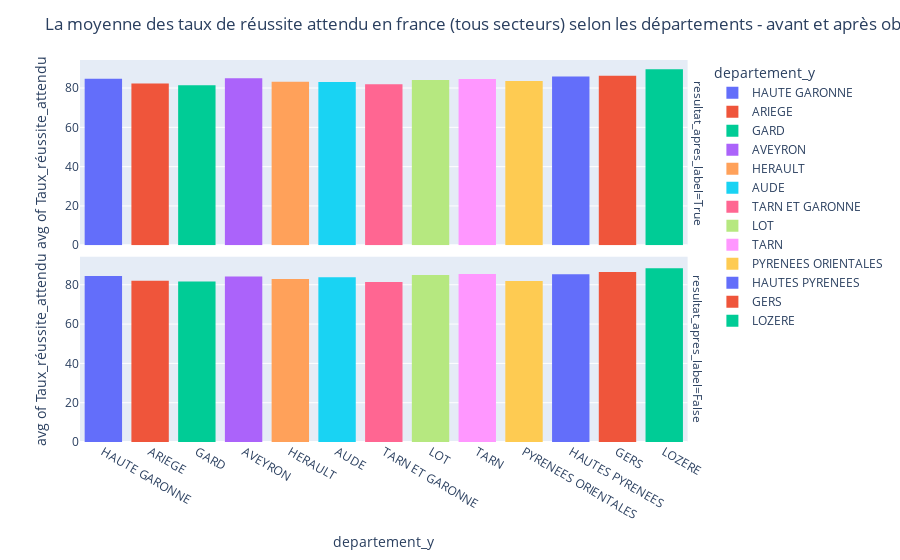

The notebook cell this image was saved under:
### Code cell
#plotting a histogram 
fig = px.histogram(df_result, x="departement_y", y="taux_reussite_attendu_france_total_secteurs", nbins=10,
                       histfunc="avg", color="departement_y",
                       facet_row="resultat_apres_label",
                      labels={"taux_reussite_attendu_france_total_secteurs" : "Taux_réussite_attendu"})
fig.update_layout(title_text="La moyenne des taux de réussite attendu en france (tous secteurs) selon les départements - avant et après obtention labels")
fig.show()

### Figure 1 — Plotly figure (JSON) as saved in the notebook; plotly's stock layout.template omitted (floating-point values rounded to 4 significant figures; data arrays with more than 128 entries replaced by an {"elided": "..."} marker saying what was removed)
{"data": [{"alignmentgroup": "True", "bingroup": "x", "histfunc": "avg", "hovertemplate": "departement_y=%{x}<br>resultat_apres_label=True<br>avg of Taux_réussite_attendu=%{y}<extra></extra>", "legendgroup": "HAUTE GARONNE", "marker": {"color": "#636efa", "pattern": {"shape": ""}}, "name": "HAUTE GARONNE", "nbinsx": 10, "offsetgroup": "HAUTE GARONNE", "orientation": "v", "showlegend": true, "type": "histogram", "x": {"elided": "143 str values"}, "xaxis": "x2", "y": {"elided": "143 int values"}, "yaxis": "y2"}, {"alignmentgroup": "True", "bingroup": "x", "histfunc": "avg", "hovertemplate": "departement_y=%{x}<br>resultat_apres_label=False<br>avg of Taux_réussite_attendu=%{y}<extra></extra>", "legendgroup": "HAUTE GARONNE", "marker": {"color": "#636efa", "pattern": {"shape": ""}}, "name": "HAUTE GARONNE", "nbinsx": 10, "offsetgroup": "HAUTE GARONNE", "orientation": "v", "showlegend": false, "type": "histogram", "x": {"elided": "356 str values"}, "xaxis": "x", "y": {"elided": "356 int values"}, "yaxis": "y"}, {"alignmentgroup": "True", "bingroup": "x", "histfunc": "avg", "hovertemplate": "departement_y=%{x}<br>resultat_apres_label=True<br>avg of Taux_réussite_attendu=%{y}<extra></extra>", "legendgroup": "ARIEGE", "marker": {"color": "#EF553B", "pattern": {"shape": ""}}, "name": "ARIEGE", "nbinsx": 10, "offsetgroup": "ARIEGE", "orientation": "v", "showlegend": true, "type": "histogram", "x": ["ARIEGE", "ARIEGE", "ARIEGE", "ARIEGE", "ARIEGE", "ARIEGE", "ARIEGE", "ARIEGE", "ARIEGE", "ARIEGE", "ARIEGE", "ARIEGE", "ARIEGE", "ARIEGE", "ARIEGE", "ARIEGE", "ARIEGE", "ARIEGE", "ARIEGE", "ARIEGE", "ARIEGE", "ARIEGE", "ARIEGE", "ARIEGE", "ARIEGE", "ARIEGE", "ARIEGE", "ARIEGE", "ARIEGE", "ARIEGE", "ARIEGE", "ARIEGE", "ARIEGE", "ARIEGE", "ARIEGE", "ARIEGE", "ARIEGE", "ARIEGE", "ARIEGE", "ARIEGE", "ARIEGE", "ARIEGE", "ARIEGE", "ARIEGE", "ARIEGE", "ARIEGE", "ARIEGE", "ARIEGE", "ARIEGE", "ARIEGE", "ARIEGE", "ARIEGE", "ARIEGE", "ARIEGE", "ARIEGE", "ARIEGE", "ARIEGE"], "xaxis": "x2", "y": [79, null, null, 78, null, 78, null, null, null, null, 88, 82, 85, null, null, 85, 85, 82, null, null, 82, null, null, null, null, 85, null, null, null, null, 84, null, null, 84, 82, null, 85, null, 82, null, null, null, null, 85, null, 82, null, null, 82, null, 78, 78, null, null, null, 79, null], "yaxis": "y2"}, {"alignmentgroup": "True", "bingroup": "x", "histfunc": "avg", "hovertemplate": "departement_y=%{x}<br>resultat_apres_label=False<br>avg of Taux_réussite_attendu=%{y}<extra></extra>", "legendgroup": "ARIEGE", "marker": {"color": "#EF553B", "pattern": {"shape": ""}}, "name": "ARIEGE", "nbinsx": 10, "offsetgroup": "ARIEGE", "orientation": "v", "showlegend": false, "type": "histogram", "x": ["ARIEGE", "ARIEGE", "ARIEGE", "ARIEGE", "ARIEGE", "ARIEGE", "ARIEGE", "ARIEGE", "ARIEGE", "ARIEGE", "ARIEGE", "ARIEGE", "ARIEGE", "ARIEGE", "ARIEGE", "ARIEGE", "ARIEGE", "ARIEGE", "ARIEGE", "ARIEGE", "ARIEGE", "ARIEGE", "ARIEGE", "ARIEGE", "ARIEGE", "ARIEGE", "ARIEGE", "ARIEGE", "ARIEGE", "ARIEGE", "ARIEGE", "ARIEGE", "ARIEGE", "ARIEGE", "ARIEGE", "ARIEGE", "ARIEGE", "ARIEGE", "ARIEGE", "ARIEGE", "ARIEGE", "ARIEGE", "ARIEGE", "ARIEGE", "ARIEGE", "ARIEGE", "ARIEGE", "ARIEGE", "ARIEGE", "ARIEGE", "ARIEGE", "ARIEGE", "ARIEGE", "ARIEGE", "ARIEGE", "ARIEGE", "ARIEGE", "ARIEGE", "ARIEGE", "ARIEGE", "ARIEGE", "ARIEGE", "ARIEGE", "ARIEGE", "ARIEGE", "ARIEGE", "ARIEGE", "ARIEGE", "ARIEGE", "ARIEGE", "ARIEGE", "ARIEGE", "ARIEGE", "ARIEGE", "ARIEGE", "ARIEGE", "ARIEGE", "ARIEGE", "ARIEGE", "ARIEGE", "ARIEGE", "ARIEGE", "ARIEGE", "ARIEGE", "ARIEGE", "ARIEGE", "ARIEGE", "ARIEGE", "ARIEGE", "ARIEGE", "ARIEGE", "ARIEGE", "ARIEGE", "ARIEGE", "ARIEGE", "ARIEGE", "ARIEGE", "ARIEGE", "ARIEGE", "ARIEGE", "ARIEGE", "ARIEGE", "ARIEGE", "ARIEGE", "ARIEGE", "ARIEGE", "ARIEGE", "ARIEGE", "ARIEGE", "ARIEGE", "ARIEGE", "ARIEGE", "ARIEGE", "ARIEGE", "ARIEGE", "ARIEGE", "ARIEGE", "ARIEGE", "ARIEGE", "ARIEGE", "ARIEGE", "ARIEGE"], "xaxis": "x", "y": [89, 77, 79, 89, 81, 83, 80, 83, 90, 80, null, 79, 78, 79, null, 91, 91, 88, 88, 88, 88, 89, 90, 89, 81, 80, 83, 78, 79, null, 91, 88, 91, 83, 80, 84, 84, 84, 88, 85, 89, 85, 85, 84, 88, 84, 89, 84, 84, 88, 84, 84, 89, 84, 82, 84, 88, 84, 89, 85, 85, null, 78, 82, null, 85, 84, null, 80, 77, 76, 78, 77, 77, 77, 80, 78, 82, 76, 77, 77, 80, 76, 77, 77, 78, 77, 75, 76, 83, 83, 82, 82, 72, 83, null, 83, 76, 75, 72, null, 75, 76, null, 82, 72, null, 83, 83, 80, 83, 78, 81, 79, 78, 80, 80, 83, 81, 83, 80, 83], "yaxis": "y"}, {"alignmentgroup": "True", "bingroup": "x", "histfunc": "avg", "hovertemplate": "departement_y=%{x}<br>resultat_apres_label=True<br>avg of Taux_réussite_attendu=%{y}<extra></extra>", "legendgroup": "GARD", "marker": {"color": "#00cc96", "pattern": {"shape": ""}}, "name": "GARD", "nbinsx": 10, "offsetgroup": "GARD", "orientation": "v", "showlegend": true, "type": "histogram", "x": {"elided": "159 str values"}, "xaxis": "x2", "y": {"elided": "159 int values"}, "yaxis": "y2"}, {"alignmentgroup": "True", "bingroup": "x", "histfunc": "avg", "hovertemplate": "departement_y=%{x}<br>resultat_apres_label=False<br>avg of Taux_réussite_attendu=%{y}<extra></extra>", "legendgroup": "GARD", "marker": {"color": "#00cc96", "pattern": {"shape": ""}}, "name": "GARD", "nbinsx": 10, "offsetgroup": "GARD", "orientation": "v", "showlegend": false, "type": "histogram", "x": {"elided": "341 str values"}, "xaxis": "x", "y": {"elided": "341 int values"}, "yaxis": "y"}, {"alignmentgroup": "True", "bingroup": "x", "histfunc": "avg", "hovertemplate": "departement_y=%{x}<br>resultat_apres_label=True<br>avg of Taux_réussite_attendu=%{y}<extra></extra>", "legendgroup": "AVEYRON", "marker": {"color": "#ab63fa", "pattern": {"shape": ""}}, "name": "AVEYRON", "nbinsx": 10, "offsetgroup": "AVEYRON", "orientation": "v", "showlegend": true, "type": "histogram", "x": ["AVEYRON", "AVEYRON", "AVEYRON", "AVEYRON", "AVEYRON", "AVEYRON", "AVEYRON", "AVEYRON", "AVEYRON", "AVEYRON", "AVEYRON", "AVEYRON", "AVEYRON", "AVEYRON", "AVEYRON", "AVEYRON", "AVEYRON", "AVEYRON", "AVEYRON", "AVEYRON", "AVEYRON", "AVEYRON", "AVEYRON", "AVEYRON", "AVEYRON", "AVEYRON", "AVEYRON", "AVEYRON", "AVEYRON", "AVEYRON", "AVEYRON", "AVEYRON", "AVEYRON", "AVEYRON", "AVEYRON", "AVEYRON", "AVEYRON", "AVEYRON", "AVEYRON", "AVEYRON", "AVEYRON", "AVEYRON", "AVEYRON", "AVEYRON", "AVEYRON", "AVEYRON", "AVEYRON", "AVEYRON", "AVEYRON"], "xaxis": "x2", "y": [null, 86, null, null, null, 83, null, null, null, 85, 87, 87, 87, null, null, 85, 85, null, null, null, null, null, 91, null, 89, 89, null, null, 89, null, null, null, null, null, 81, null, 81, null, 82, null, null, null, null, 82, null, 82, 78, null, null], "yaxis": "y2"}, {"alignmentgroup": "True", "bingroup": "x", "histfunc": "avg", "hovertemplate": "departement_y=%{x}<br>resultat_apres_label=False<br>avg of Taux_réussite_attendu=%{y}<extra></extra>", "legendgroup": "AVEYRON", "marker": {"color": "#ab63fa", "pattern": {"shape": ""}}, "name": "AVEYRON", "nbinsx": 10, "offsetgroup": "AVEYRON", "orientation": "v", "showlegend": false, "type": "histogram", "x": ["AVEYRON", "AVEYRON", "AVEYRON", "AVEYRON", "AVEYRON", "AVEYRON", "AVEYRON", "AVEYRON", "AVEYRON", "AVEYRON", "AVEYRON", "AVEYRON", "AVEYRON", "AVEYRON", "AVEYRON", "AVEYRON", "AVEYRON", "AVEYRON", "AVEYRON", "AVEYRON", "AVEYRON", "AVEYRON", "AVEYRON", "AVEYRON", "AVEYRON", "AVEYRON", "AVEYRON", "AVEYRON", "AVEYRON", "AVEYRON", "AVEYRON", "AVEYRON", "AVEYRON", "AVEYRON", "AVEYRON", "AVEYRON", "AVEYRON", "AVEYRON", "AVEYRON", "AVEYRON", "AVEYRON", "AVEYRON", "AVEYRON", "AVEYRON", "AVEYRON", "AVEYRON", "AVEYRON", "AVEYRON", "AVEYRON", "AVEYRON", "AVEYRON", "AVEYRON", "AVEYRON", "AVEYRON", "AVEYRON", "AVEYRON", "AVEYRON", "AVEYRON", "AVEYRON", "AVEYRON", "AVEYRON", "AVEYRON", "AVEYRON", "AVEYRON", "AVEYRON", "AVEYRON", "AVEYRON", "AVEYRON", "AVEYRON", "AVEYRON", "AVEYRON", "AVEYRON", "AVEYRON", "AVEYRON", "AVEYRON", "AVEYRON", "AVEYRON", "AVEYRON", "AVEYRON", "AVEYRON", "AVEYRON", "AVEYRON", "AVEYRON", "AVEYRON", "AVEYRON", "AVEYRON", "AVEYRON", "AVEYRON", "AVEYRON", "AVEYRON", "AVEYRON", "AVEYRON", "AVEYRON", "AVEYRON", "AVEYRON", "AVEYRON", "AVEYRON", "AVEYRON", "AVEYRON", "AVEYRON", "AVEYRON", "AVEYRON", "AVEYRON", "AVEYRON", "AVEYRON", "AVEYRON", "AVEYRON", "AVEYRON", "AVEYRON", "AVEYRON", "AVEYRON", "AVEYRON", "AVEYRON", "AVEYRON", "AVEYRON", "AVEYRON", "AVEYRON", "AVEYRON", "AVEYRON", "AVEYRON", "AVEYRON", "AVEYRON", "AVEYRON", "AVEYRON", "AVEYRON"], "xaxis": "x", "y": [85, 84, 84, 85, 84, 82, 85, 85, 84, 85, 86, 82, 85, 82, 84, 82, 84, null, 84, 81, 87, 88, 87, 88, 88, 87, 78, 78, 81, 82, 82, 87, 83, null, 91, 90, 88, 89, 89, 91, 90, 85, 90, 88, 89, 89, 85, 90, 91, null, 84, 82, 87, 82, 86, 80, 83, 89, 81, 80, 83, 86, 90, 87, 87, 90, 81, 81, 80, 83, 86, 90, 87, 89, 89, null, null, 79, 85, 83, 82, 76, 82, 76, 81, 81, 79, 85, 82, 83, 76, 82, 83, 82, 81, 78, 82, 86, 81, 84, 82, 87, 79, null, 81, 81, 79, 85, 79, 82, 86, 78, 87, 84, 79, 87, 82, 86, 81, 84, 87, 87, 85, null, 88], "yaxis": "y"}, {"alignmentgroup": "True", "bingroup": "x", "histfunc": "avg", "hovertemplate": "departement_y=%{x}<br>resultat_apres_label=True<br>avg of Taux_réussite_attendu=%{y}<extra></extra>", "legendgroup": "HERAULT", "marker": {"color": "#FFA15A", "pattern": {"shape": ""}}, "name": "HERAULT", "nbinsx": 10, "offsetgroup": "HERAULT", "orientation": "v", "showlegend": true, "type": "histogram", "x": {"elided": "236 str values"}, "xaxis": "x2", "y": {"elided": "236 int values"}, "yaxis": "y2"}, {"alignmentgroup": "True", "bingroup": "x", "histfunc": "avg", "hovertemplate": "departement_y=%{x}<br>resultat_apres_label=False<br>avg of Taux_réussite_attendu=%{y}<extra></extra>", "legendgroup": "HERAULT", "marker": {"color": "#FFA15A", "pattern": {"shape": ""}}, "name": "HERAULT", "nbinsx": 10, "offsetgroup": "HERAULT", "orientation": "v", "showlegend": false, "type": "histogram", "x": {"elided": "498 str values"}, "xaxis": "x", "y": {"elided": "498 int values"}, "yaxis": "y"}, {"alignmentgroup": "True", "bingroup": "x", "histfunc": "avg", "hovertemplate": "departement_y=%{x}<br>resultat_apres_label=True<br>avg of Taux_réussite_attendu=%{y}<extra></extra>", "legendgroup": "AUDE", "marker": {"color": "#19d3f3", "pattern": {"shape": ""}}, "name": "AUDE", "nbinsx": 10, "offsetgroup": "AUDE", "orientation": "v", "showlegend": true, "type": "histogram", "x": ["AUDE", "AUDE", "AUDE", "AUDE", "AUDE", "AUDE", "AUDE", "AUDE", "AUDE", "AUDE", "AUDE", "AUDE", "AUDE", "AUDE", "AUDE", "AUDE", "AUDE", "AUDE", "AUDE", "AUDE", "AUDE", "AUDE", "AUDE", "AUDE", "AUDE", "AUDE", "AUDE", "AUDE", "AUDE", "AUDE", "AUDE", "AUDE", "AUDE", "AUDE", "AUDE", "AUDE", "AUDE", "AUDE", "AUDE", "AUDE", "AUDE", "AUDE", "AUDE", "AUDE", "AUDE", "AUDE", "AUDE", "AUDE", "AUDE", "AUDE", "AUDE", "AUDE", "AUDE", "AUDE", "AUDE", "AUDE", "AUDE", "AUDE", "AUDE", "AUDE", "AUDE", "AUDE", "AUDE", "AUDE", "AUDE", "AUDE", "AUDE", "AUDE", "AUDE", "AUDE", "AUDE"], "xaxis": "x2", "y": [null, null, 84, 85, null, null, 85, null, 79, 77, null, null, null, null, 79, null, null, 76, null, 77, 79, 84, 84, 85, null, null, null, 83, null, null, 83, 89, null, null, 81, null, 85, 81, null, 85, 83, null, null, null, 81, null, null, null, null, 87, 90, 87, null, null, 83, 81, null, null, null, 85, null, null, 85, 85, null, null, null, 83, null, null, null], "yaxis": "y2"}, {"alignmentgroup": "True", "bingroup": "x", "histfunc": "avg", "hovertemplate": "departement_y=%{x}<br>resultat_apres_label=False<br>avg of Taux_réussite_attendu=%{y}<extra></extra>", "legendgroup": "AUDE", "marker": {"color": "#19d3f3", "pattern": {"shape": ""}}, "name": "AUDE", "nbinsx": 10, "offsetgroup": "AUDE", "orientation": "v", "showlegend": false, "type": "histogram", "x": {"elided": "139 str values"}, "xaxis": "x", "y": {"elided": "139 int values"}, "yaxis": "y"}, {"alignmentgroup": "True", "bingroup": "x", "histfunc": "avg", "hovertemplate": "departement_y=%{x}<br>resultat_apres_label=True<br>avg of Taux_réussite_attendu=%{y}<extra></extra>", "legendgroup": "TARN ET GARONNE", "marker": {"color": "#FF6692", "pattern": {"shape": ""}}, "name": "TARN ET GARONNE", "nbinsx": 10, "offsetgroup": "TARN ET GARONNE", "orientation": "v", "showlegend": true, "type": "histogram", "x": ["TARN ET GARONNE", "TARN ET GARONNE", "TARN ET GARONNE", "TARN ET GARONNE", "TARN ET GARONNE", "TARN ET GARONNE", "TARN ET GARONNE", "TARN ET GARONNE", "TARN ET GARONNE", "TARN ET GARONNE", "TARN ET GARONNE", "TARN ET GARONNE", "TARN ET GARONNE", "TARN ET GARONNE", "TARN ET GARONNE", "TARN ET GARONNE", "TARN ET GARONNE", "TARN ET GARONNE", "TARN ET GARONNE", "TARN ET GARONNE", "TARN ET GARONNE", "TARN ET GARONNE", "TARN ET GARONNE", "TARN ET GARONNE", "TARN ET GARONNE", "TARN ET GARONNE", "TARN ET GARONNE", "TARN ET GARONNE", "TARN ET GARONNE", "TARN ET GARONNE", "TARN ET GARONNE", "TARN ET GARONNE", "TARN ET GARONNE", "TARN ET GARONNE", "TARN ET GARONNE", "TARN ET GARONNE", "TARN ET GARONNE", "TARN ET GARONNE", "TARN ET GARONNE", "TARN ET GARONNE", "TARN ET GARONNE", "TARN ET GARONNE", "TARN ET GARONNE", "TARN ET GARONNE", "TARN ET GARONNE", "TARN ET GARONNE", "TARN ET GARONNE", "TARN ET GARONNE", "TARN ET GARONNE", "TARN ET GARONNE", "TARN ET GARONNE", "TARN ET GARONNE"], "xaxis": "x2", "y": [null, null, null, 83, null, 83, null, 85, 83, null, 85, null, 83, null, 80, null, 81, null, 80, null, null, null, null, null, 82, null, 83, 82, null, null, null, 81, null, 82, null, null, 83, 82, null, null, 81, null, null, null, 80, 81, 79, null, null, null, null, 82], "yaxis": "y2"}, {"alignmentgroup": "True", "bingroup": "x", "histfunc": "avg", "hovertemplate": "departement_y=%{x}<br>resultat_apres_label=False<br>avg of Taux_réussite_attendu=%{y}<extra></extra>", "legendgroup": "TARN ET GARONNE", "marker": {"color": "#FF6692", "pattern": {"shape": ""}}, "name": "TARN ET GARONNE", "nbinsx": 10, "offsetgroup": "TARN ET GARONNE", "orientation": "v", "showlegend": false, "type": "histogram", "x": ["TARN ET GARONNE", "TARN ET GARONNE", "TARN ET GARONNE", "TARN ET GARONNE", "TARN ET GARONNE", "TARN ET GARONNE", "TARN ET GARONNE", "TARN ET GARONNE", "TARN ET GARONNE", "TARN ET GARONNE", "TARN ET GARONNE", "TARN ET GARONNE", "TARN ET GARONNE", "TARN ET GARONNE", "TARN ET GARONNE", "TARN ET GARONNE", "TARN ET GARONNE", "TARN ET GARONNE", "TARN ET GARONNE", "TARN ET GARONNE", "TARN ET GARONNE", "TARN ET GARONNE", "TARN ET GARONNE", "TARN ET GARONNE", "TARN ET GARONNE", "TARN ET GARONNE", "TARN ET GARONNE", "TARN ET GARONNE", "TARN ET GARONNE", "TARN ET GARONNE", "TARN ET GARONNE", "TARN ET GARONNE", "TARN ET GARONNE", "TARN ET GARONNE", "TARN ET GARONNE", "TARN ET GARONNE", "TARN ET GARONNE", "TARN ET GARONNE", "TARN ET GARONNE", "TARN ET GARONNE", "TARN ET GARONNE", "TARN ET GARONNE", "TARN ET GARONNE", "TARN ET GARONNE", "TARN ET GARONNE", "TARN ET GARONNE", "TARN ET GARONNE", "TARN ET GARONNE", "TARN ET GARONNE", "TARN ET GARONNE", "TARN ET GARONNE", "TARN ET GARONNE", "TARN ET GARONNE", "TARN ET GARONNE", "TARN ET GARONNE", "TARN ET GARONNE", "TARN ET GARONNE", "TARN ET GARONNE", "TARN ET GARONNE", "TARN ET GARONNE", "TARN ET GARONNE", "TARN ET GARONNE", "TARN ET GARONNE", "TARN ET GARONNE", "TARN ET GARONNE", "TARN ET GARONNE", "TARN ET GARONNE", "TARN ET GARONNE", "TARN ET GARONNE", "TARN ET GARONNE", "TARN ET GARONNE", "TARN ET GARONNE", "TARN ET GARONNE", "TARN ET GARONNE", "TARN ET GARONNE", "TARN ET GARONNE", "TARN ET GARONNE", "TARN ET GARONNE", "TARN ET GARONNE", "TARN ET GARONNE", "TARN ET GARONNE", "TARN ET GARONNE", "TARN ET GARONNE", "TARN ET GARONNE", "TARN ET GARONNE", "TARN ET GARONNE"], "xaxis": "x", "y": [85, 85, 83, 85, 85, 83, 79, 78, 79, 83, 77, 79, 78, 79, 79, 83, 79, 78, 79, 77, 83, 81, 81, null, 79, 79, 80, 77, 80, 80, 83, 82, null, 79, 82, 82, 81, 84, 81, 79, 83, 82, 81, 84, 79, 83, 83, 84, 83, 80, 83, 82, 83, 83, 83, 83, 82, 82, 81, 83, 83, 83, 82, null, 83, 81, 82, 83, 81, 83, 81, 83, 79, 77, 79, 78, 83, 83, 85, null, 85, 83, 83, 83, 82, null], "yaxis": "y"}, {"alignmentgroup": "True", "bingroup": "x", "histfunc": "avg", "hovertemplate": "departement_y=%{x}<br>resultat_apres_label=True<br>avg of Taux_réussite_attendu=%{y}<extra></extra>", "legendgroup": "LOT", "marker": {"color": "#B6E880", "pattern": {"shape": ""}}, "name": "LOT", "nbinsx": 10, "offsetgroup": "LOT", "orientation": "v", "showlegend": true, "type": "histogram", "x": ["LOT", "LOT", "LOT", "LOT", "LOT", "LOT", "LOT", "LOT", "LOT", "LOT", "LOT", "LOT", "LOT", "LOT", "LOT", "LOT", "LOT", "LOT", "LOT", "LOT", "LOT", "LOT", "LOT", "LOT", "LOT", "LOT", "LOT", "LOT", "LOT", "LOT", "LOT", "LOT", "LOT", "LOT", "LOT", "LOT", "LOT", "LOT", "LOT", "LOT", "LOT", "LOT", "LOT", "LOT", "LOT", "LOT", "LOT", "LOT", "LOT", "LOT", "LOT", "LOT", "LOT", "LOT", "LOT", "LOT", "LOT", "LOT", "LOT"], "xaxis": "x2", "y": [null, 83, 82, null, null, null, null, 82, 83, 82, null, 80, null, 78, 78, 76, null, null, null, null, 76, null, 88, 90, 91, null, null, 90, 91, null, 78, 91, null, null, null, null, null, 89, null, null, null, null, 84, null, null, 84, 84, null, null, null, null, 89, null, 89, 89, 76, null, null, null], "yaxis": "y2"}, {"alignmentgroup": "True", "bingroup": "x", "histfunc": "avg", "hovertemplate": "departement_y=%{x}<br>resultat_apres_label=False<br>avg of Taux_réussite_attendu=%{y}<extra></extra>", "legendgroup": "LOT", "marker": {"color": "#B6E880", "pattern": {"shape": ""}}, "name": "LOT", "nbinsx": 10, "offsetgroup": "LOT", "orientation": "v", "showlegend": false, "type": "histogram", "x": {"elided": "141 str values"}, "xaxis": "x", "y": {"elided": "141 int values"}, "yaxis": "y"}, {"alignmentgroup": "True", "bingroup": "x", "histfunc": "avg", "hovertemplate": "departement_y=%{x}<br>resultat_apres_label=True<br>avg of Taux_réussite_attendu=%{y}<extra></extra>", "legendgroup": "TARN", "marker": {"color": "#FF97FF", "pattern": {"shape": ""}}, "name": "TARN", "nbinsx": 10, "offsetgroup": "TARN", "orientation": "v", "showlegend": true, "type": "histogram", "x": ["TARN", "TARN", "TARN", "TARN", "TARN", "TARN", "TARN", "TARN", "TARN", "TARN", "TARN", "TARN", "TARN", "TARN", "TARN", "TARN", "TARN", "TARN", "TARN", "TARN", "TARN", "TARN", "TARN", "TARN", "TARN", "TARN", "TARN", "TARN", "TARN", "TARN", "TARN", "TARN", "TARN", "TARN", "TARN", "TARN", "TARN", "TARN", "TARN", "TARN", "TARN", "TARN", "TARN", "TARN", "TARN", "TARN", "TARN", "TARN", "TARN", "TARN", "TARN", "TARN", "TARN", "TARN", "TARN", "TARN", "TARN", "TARN", "TARN", "TARN", "TARN", "TARN", "TARN", "TARN", "TARN", "TARN", "TARN", "TARN", "TARN", "TARN", "TARN", "TARN", "TARN", "TARN", "TARN", "TARN", "TARN", "TARN", "TARN", "TARN", "TARN", "TARN", "TARN", "TARN", "TARN", "TARN", "TARN", "TARN", "TARN", "TARN", "TARN", "TARN", "TARN", "TARN", "TARN", "TARN", "TARN", "TARN", "TARN", "TARN", "TARN"], "xaxis": "x2", "y": [null, 84, null, 87, null, null, 84, 84, null, 87, 87, null, null, null, 83, null, 84, null, null, 80, null, 84, null, null, 80, null, null, 85, null, 87, 87, 85, null, null, 87, 85, null, null, null, null, null, 85, 88, 87, 85, null, 88, null, null, null, 85, 85, null, 83, null, null, null, 89, 89, 92, 89, null, 92, null, 89, null, null, null, null, null, 83, null, null, null, 78, null, null, 80, 83, null, null, null, null, 78, 75, null, null, 83, null, 84, null, 83, null, null, null, 83, 83, null, null, 85, 81], "yaxis": "y2"}, {"alignmentgroup": "True", "bingroup": "x", "histfunc": "avg", "hovertemplate": "departement_y=%{x}<br>resultat_apres_label=False<br>avg of Taux_réussite_attendu=%{y}<extra></extra>", "legendgroup": "TARN", "marker": {"color": "#FF97FF", "pattern": {"shape": ""}}, "name": "TARN", "nbinsx": 10, "offsetgroup": "TARN", "orientation": "v", "showlegend": false, "type": "histogram", "x": {"elided": "179 str values"}, "xaxis": "x", "y": {"elided": "179 int values"}, "yaxis": "y"}, {"alignmentgroup": "True", "bingroup": "x", "histfunc": "avg", "hovertemplate": "departement_y=%{x}<br>resultat_apres_label=True<br>avg of Taux_réussite_attendu=%{y}<extra></extra>", "legendgroup": "PYRENEES ORIENTALES", "marker": {"color": "#FECB52", "pattern": {"shape": ""}}, "name": "PYRENEES ORIENTALES", "nbinsx": 10, "offsetgroup": "PYRENEES ORIENTALES", "orientation": "v", "showlegend": true, "type": "histogram", "x": ["PYRENEES ORIENTALES", "PYRENEES ORIENTALES", "PYRENEES ORIENTALES", "PYRENEES ORIENTALES", "PYRENEES ORIENTALES", "PYRENEES ORIENTALES", "PYRENEES ORIENTALES", "PYRENEES ORIENTALES", "PYRENEES ORIENTALES", "PYRENEES ORIENTALES", "PYRENEES ORIENTALES", "PYRENEES ORIENTALES", "PYRENEES ORIENTALES", "PYRENEES ORIENTALES", "PYRENEES ORIENTALES", "PYRENEES ORIENTALES", "PYRENEES ORIENTALES", "PYRENEES ORIENTALES", "PYRENEES ORIENTALES", "PYRENEES ORIENTALES", "PYRENEES ORIENTALES", "PYRENEES ORIENTALES", "PYRENEES ORIENTALES", "PYRENEES ORIENTALES", "PYRENEES ORIENTALES", "PYRENEES ORIENTALES", "PYRENEES ORIENTALES", "PYRENEES ORIENTALES", "PYRENEES ORIENTALES", "PYRENEES ORIENTALES", "PYRENEES ORIENTALES", "PYRENEES ORIENTALES", "PYRENEES ORIENTALES", "PYRENEES ORIENTALES", "PYRENEES ORIENTALES", "PYRENEES ORIENTALES", "PYRENEES ORIENTALES", "PYRENEES ORIENTALES", "PYRENEES ORIENTALES", "PYRENEES ORIENTALES", "PYRENEES ORIENTALES", "PYRENEES ORIENTALES", "PYRENEES ORIENTALES", "PYRENEES ORIENTALES", "PYRENEES ORIENTALES", "PYRENEES ORIENTALES", "PYRENEES ORIENTALES", "PYRENEES ORIENTALES", "PYRENEES ORIENTALES", "PYRENEES ORIENTALES", "PYRENEES ORIENTALES", "PYRENEES ORIENTALES", "PYRENEES ORIENTALES", "PYRENEES ORIENTALES", "PYRENEES ORIENTALES", "PYRENEES ORIENTALES", "PYRENEES ORIENTALES", "PYRENEES ORIENTALES", "PYRENEES ORIENTALES", "PYRENEES ORIENTALES", "PYRENEES ORIENTALES", "PYRENEES ORIENTALES", "PYRENEES ORIENTALES", "PYRENEES ORIENTALES", "PYRENEES ORIENTALES", "PYRENEES ORIENTALES", "PYRENEES ORIENTALES", "PYRENEES ORIENTALES", "PYRENEES ORIENTALES", "PYRENEES ORIENTALES", "PYRENEES ORIENTALES", "PYRENEES ORIENTALES", "PYRENEES ORIENTALES", "PYRENEES ORIENTALES", "PYRENEES ORIENTALES", "PYRENEES ORIENTALES", "PYRENEES ORIENTALES", "PYRENEES ORIENTALES", "PYRENEES ORIENTALES", "PYRENEES ORIENTALES", "PYRENEES ORIENTALES", "PYRENEES ORIENTALES", "PYRENEES ORIENTALES", "PYRENEES ORIENTALES", "PYRENEES ORIENTALES", "PYRENEES ORIENTALES", "PYRENEES ORIENTALES", "PYRENEES ORIENTALES", "PYRENEES ORIENTALES", "PYRENEES ORIENTALES", "PYRENEES ORIENTALES", "PYRENEES ORIENTALES", "PYRENEES ORIENTALES", "PYRENEES ORIENTALES", "PYRENEES ORIENTALES", "PYRENEES ORIENTALES", "PYRENEES ORIENTALES", "PYRENEES ORIENTALES", "PYRENEES ORIENTALES", "PYRENEES ORIENTALES", "PYRENEES ORIENTALES", "PYRENEES ORIENTALES", "PYRENEES ORIENTALES", "PYRENEES ORIENTALES", "PYRENEES ORIENTALES", "PYRENEES ORIENTALES", "PYRENEES ORIENTALES", "PYRENEES ORIENTALES", "PYRENEES ORIENTALES", "PYRENEES ORIENTALES", "PYRENEES ORIENTALES", "PYRENEES ORIENTALES", "PYRENEES ORIENTALES", "PYRENEES ORIENTALES", "PYRENEES ORIENTALES", "PYRENEES ORIENTALES", "PYRENEES ORIENTALES", "PYRENEES ORIENTALES", "PYRENEES ORIENTALES", "PYRENEES ORIENTALES"], "xaxis": "x2", "y": [null, null, 81, 84, 80, null, 80, null, null, 80, null, null, null, null, null, 84, null, 86, null, 83, 86, 91, null, 91, null, 91, 96, 96, 96, null, null, 96, null, null, null, 96, null, 75, null, 74, null, null, 76, 75, null, null, 75, 76, null, null, null, 81, 82, null, 90, null, null, 93, null, 96, null, 84, null, 84, null, 81, null, null, null, null, 84, 81, 81, null, null, 81, null, null, 93, null, null, null, null, null, null, 85, 85, null, 83, 85, 82, null, 83, 77, 80, 78, null, null, null, null, 80, 82, 81, null, null, 81, null, null, 82, 81, null, null, 77, null, null, null, null, 77, 78, null], "yaxis": "y2"}, {"alignmentgroup": "True", "bingroup": "x", "histfunc": "avg", "hovertemplate": "departement_y=%{x}<br>resultat_apres_label=False<br>avg of Taux_réussite_attendu=%{y}<extra></extra>", "legendgroup": "PYRENEES ORIENTALES", "marker": {"color": "#FECB52", "pattern": {"shape": ""}}, "name": "PYRENEES ORIENTALES", "nbinsx": 10, "offsetgroup": "PYRENEES ORIENTALES", "orientation": "v", "showlegend": false, "type": "histogram", "x": {"elided": "234 str values"}, "xaxis": "x", "y": {"elided": "234 int values"}, "yaxis": "y"}, {"alignmentgroup": "True", "bingroup": "x", "histfunc": "avg", "hovertemplate": "departement_y=%{x}<br>resultat_apres_label=True<br>avg of Taux_réussite_attendu=%{y}<extra></extra>", "legendgroup": "HAUTES PYRENEES", "marker": {"color": "#636efa", "pattern": {"shape": ""}}, "name": "HAUTES PYRENEES", "nbinsx": 10, "offsetgroup": "HAUTES PYRENEES", "orientation": "v", "showlegend": true, "type": "histogram", "x": ["HAUTES PYRENEES", "HAUTES PYRENEES", "HAUTES PYRENEES", "HAUTES PYRENEES", "HAUTES PYRENEES", "HAUTES PYRENEES", "HAUTES PYRENEES", "HAUTES PYRENEES", "HAUTES PYRENEES", "HAUTES PYRENEES", "HAUTES PYRENEES", "HAUTES PYRENEES", "HAUTES PYRENEES", "HAUTES PYRENEES", "HAUTES PYRENEES", "HAUTES PYRENEES", "HAUTES PYRENEES", "HAUTES PYRENEES", "HAUTES PYRENEES", "HAUTES PYRENEES", "HAUTES PYRENEES", "HAUTES PYRENEES", "HAUTES PYRENEES", "HAUTES PYRENEES", "HAUTES PYRENEES", "HAUTES PYRENEES", "HAUTES PYRENEES", "HAUTES PYRENEES", "HAUTES PYRENEES", "HAUTES PYRENEES", "HAUTES PYRENEES", "HAUTES PYRENEES", "HAUTES PYRENEES", "HAUTES PYRENEES", "HAUTES PYRENEES", "HAUTES PYRENEES", "HAUTES PYRENEES", "HAUTES PYRENEES", "HAUTES PYRENEES", "HAUTES PYRENEES", "HAUTES PYRENEES", "HAUTES PYRENEES", "HAUTES PYRENEES", "HAUTES PYRENEES", "HAUTES PYRENEES", "HAUTES PYRENEES", "HAUTES PYRENEES", "HAUTES PYRENEES", "HAUTES PYRENEES", "HAUTES PYRENEES", "HAUTES PYRENEES", "HAUTES PYRENEES", "HAUTES PYRENEES", "HAUTES PYRENEES", "HAUTES PYRENEES", "HAUTES PYRENEES", "HAUTES PYRENEES", "HAUTES PYRENEES", "HAUTES PYRENEES", "HAUTES PYRENEES", "HAUTES PYRENEES", "HAUTES PYRENEES", "HAUTES PYRENEES", "HAUTES PYRENEES", "HAUTES PYRENEES", "HAUTES PYRENEES", "HAUTES PYRENEES", "HAUTES PYRENEES", "HAUTES PYRENEES", "HAUTES PYRENEES", "HAUTES PYRENEES"], "xaxis": "x2", "y": [null, 77, 79, null, null, null, 79, null, null, 85, null, null, 85, 90, null, 85, 89, 90, null, null, null, 83, null, 88, null, null, 86, 88, null, null, null, null, 86, 88, null, 86, 88, null, 89, 86, null, null, 86, 88, null, null, null, null, 90, null, 90, 90, null, null, null, 81, null, null, 81, 84, null, null, null, null, 86, null, null, 87, null, 86, null], "yaxis": "y2"}, {"alignmentgroup": "True", "bingroup": "x", "histfunc": "avg", "hovertemplate": "departement_y=%{x}<br>resultat_apres_label=False<br>avg of Taux_réussite_attendu=%{y}<extra></extra>", "legendgroup": "HAUTES PYRENEES", "marker": {"color": "#636efa", "pattern": {"shape": ""}}, "name": "HAUTES PYRENEES", "nbinsx": 10, "offsetgroup": "HAUTES PYRENEES", "orientation": "v", "showlegend": false, "type": "histogram", "x": {"elided": "169 str values"}, "xaxis": "x", "y": {"elided": "169 int values"}, "yaxis": "y"}, {"alignmentgroup": "True", "bingroup": "x", "histfunc": "avg", "hovertemplate": "departement_y=%{x}<br>resultat_apres_label=True<br>avg of Taux_réussite_attendu=%{y}<extra></extra>", "legendgroup": "GERS", "marker": {"color": "#EF553B", "pattern": {"shape": ""}}, "name": "GERS", "nbinsx": 10, "offsetgroup": "GERS", "orientation": "v", "showlegend": true, "type": "histogram", "x": ["GERS", "GERS", "GERS", "GERS", "GERS", "GERS", "GERS", "GERS", "GERS", "GERS", "GERS", "GERS", "GERS", "GERS", "GERS", "GERS", "GERS", "GERS", "GERS", "GERS", "GERS", "GERS", "GERS", "GERS", "GERS", "GERS", "GERS", "GERS", "GERS", "GERS", "GERS", "GERS", "GERS", "GERS", "GERS", "GERS", "GERS", "GERS", "GERS", "GERS", "GERS", "GERS", "GERS", "GERS", "GERS", "GERS", "GERS", "GERS", "GERS", "GERS", "GERS", "GERS", "GERS", "GERS", "GERS"], "xaxis": "x2", "y": [null, null, 83, 84, null, 81, 84, 83, null, null, 89, null, null, 88, 91, null, null, 89, 91, null, null, 91, null, 88, null, 88, null, 84, null, null, null, null, 84, null, 82, null, null, 83, null, 87, null, null, null, 87, 82, null, 88, 90, null, null, 88, null, null, null, null], "yaxis": "y2"}, {"alignmentgroup": "True", "bingroup": "x", "histfunc": "avg", "hovertemplate": "departement_y=%{x}<br>resultat_apres_label=False<br>avg of Taux_réussite_attendu=%{y}<extra></extra>", "legendgroup": "GERS", "marker": {"color": "#EF553B", "pattern": {"shape": ""}}, "name": "GERS", "nbinsx": 10, "offsetgroup": "GERS", "orientation": "v", "showlegend": false, "type": "histogram", "x": ["GERS", "GERS", "GERS", "GERS", "GERS", "GERS", "GERS", "GERS", "GERS", "GERS", "GERS", "GERS", "GERS", "GERS", "GERS", "GERS", "GERS", "GERS", "GERS", "GERS", "GERS", "GERS", "GERS", "GERS", "GERS", "GERS", "GERS", "GERS", "GERS", "GERS", "GERS", "GERS", "GERS", "GERS", "GERS", "GERS", "GERS", "GERS", "GERS", "GERS", "GERS", "GERS", "GERS", "GERS", "GERS", "GERS", "GERS", "GERS", "GERS", "GERS", "GERS", "GERS", "GERS", "GERS", "GERS", "GERS", "GERS", "GERS", "GERS", "GERS", "GERS", "GERS", "GERS", "GERS", "GERS", "GERS", "GERS", "GERS", "GERS", "GERS", "GERS", "GERS", "GERS", "GERS", "GERS", "GERS", "GERS", "GERS", "GERS", "GERS", "GERS", "GERS", "GERS", "GERS", "GERS", "GERS", "GERS", "GERS", "GERS", "GERS", "GERS", "GERS", "GERS", "GERS", "GERS", "GERS", "GERS", "GERS", "GERS", "GERS", "GERS", "GERS", "GERS", "GERS", "GERS", "GERS", "GERS", "GERS", "GERS", "GERS", "GERS", "GERS", "GERS", "GERS", "GERS", "GERS", "GERS", "GERS", "GERS", "GERS", "GERS", "GERS", "GERS"], "xaxis": "x", "y": [null, 82, 85, 79, 94, 88, 90, 87, 82, 84, 81, 85, 84, 84, 84, 84, 85, 84, 85, 87, 88, 92, 87, 91, 92, 91, 87, 91, 87, 92, 88, 89, 91, 92, 88, 89, 91, null, 87, 84, 82, 85, 86, 82, null, 83, 82, 85, 82, 85, 85, 82, 82, 85, 83, 85, 85, 82, 84, 85, 83, 85, 82, 85, 82, 84, 84, 85, 84, 84, 84, 81, 86, 82, null, 88, 88, 87, 85, 85, 88, 90, 82, 79, 85, 85, 82, 82, 79, 90, 94, 94, 88, 91, 93, 92, 90, 89, 91, 93, 91, 92, 89, 91, 89, 84, 93, 90, 92, 85, null, 91, 88, 90, 91, 90, 81, null, 83, 84, 84, 90, 84], "yaxis": "y"}, {"alignmentgroup": "True", "bingroup": "x", "histfunc": "avg", "hovertemplate": "departement_y=%{x}<br>resultat_apres_label=True<br>avg of Taux_réussite_attendu=%{y}<extra></extra>", "legendgroup": "LOZERE", "marker": {"color": "#00cc96", "pattern": {"shape": ""}}, "name": "LOZERE", "nbinsx": 10, "offsetgroup": "LOZERE", "orientation": "v", "showlegend": true, "type": "histogram", "x": ["LOZERE", "LOZERE", "LOZERE", "LOZERE", "LOZERE", "LOZERE", "LOZERE", "LOZERE", "LOZERE", "LOZERE", "LOZERE", "LOZERE", "LOZERE", "LOZERE", "LOZERE", "LOZERE", "LOZERE", "LOZERE", "LOZERE", "LOZERE", "LOZERE"], "xaxis": "x2", "y": [94, 94, null, 87, null, null, null, 92, 87, 94, null, null, 85, 85, null, 88, null, null, null, null, null], "yaxis": "y2"}, {"alignmentgroup": "True", "bingroup": "x", "histfunc": "avg", "hovertemplate": "departement_y=%{x}<br>resultat_apres_label=False<br>avg of Taux_réussite_attendu=%{y}<extra></extra>", "legendgroup": "LOZERE", "marker": {"color": "#00cc96", "pattern": {"shape": ""}}, "name": "LOZERE", "nbinsx": 10, "offsetgroup": "LOZERE", "orientation": "v", "showlegend": false, "type": "histogram", "x": ["LOZERE", "LOZERE", "LOZERE", "LOZERE", "LOZERE", "LOZERE", "LOZERE", "LOZERE", "LOZERE", "LOZERE", "LOZERE", "LOZERE", "LOZERE", "LOZERE", "LOZERE", "LOZERE", "LOZERE", "LOZERE", "LOZERE", "LOZERE", "LOZERE", "LOZERE", "LOZERE", "LOZERE", "LOZERE", "LOZERE", "LOZERE", "LOZERE", "LOZERE", "LOZERE", "LOZERE", "LOZERE", "LOZERE", "LOZERE", "LOZERE", "LOZERE", "LOZERE", "LOZERE", "LOZERE", "LOZERE", "LOZERE", "LOZERE", "LOZERE", "LOZERE", "LOZERE", "LOZERE", "LOZERE", "LOZERE", "LOZERE", "LOZERE"], "xaxis": "x", "y": [88, 88, 88, 88, 92, 89, 85, 94, 94, 93, 92, 87, 94, 93, 89, 94, 93, 89, 85, 94, 85, 94, 86, 85, 84, 84, 86, 84, 81, 84, 88, 84, 86, 88, 81, 88, null, 81, 84, 88, 88, null, 92, 87, 94, 93, 94, 85, 94, 89], "yaxis": "y"}], "layout": {"annotations": [{"font": {}, "showarrow": false, "text": "resultat_apres_label=False", "textangle": 90, "x": 0.98, "xanchor": "left", "xref": "paper", "y": 0.2425, "yanchor": "middle", "yref": "paper"}, {"font": {}, "showarrow": false, "text": "resultat_apres_label=True", "textangle": 90, "x": 0.98, "xanchor": "left", "xref": "paper", "y": 0.7575, "yanchor": "middle", "yref": "paper"}], "barmode": "relative", "legend": {"title": {"text": "departement_y"}, "tracegroupgap": 0}, "margin": {"t": 60}, "title": {"text": "La moyenne des taux de réussite attendu en france (tous secteurs) selon les départements - avant et après obtention labels"}, "xaxis": {"anchor": "y", "categoryarray": ["HAUTE GARONNE", "ARIEGE", "GARD", "AVEYRON", "HERAULT", "AUDE", "TARN ET GARONNE", "LOT", "TARN", "PYRENEES ORIENTALES", "HAUTES PYRENEES", "GERS", "LOZERE"], "categoryorder": "array", "domain": [0, 0.98], "title": {"text": "departement_y"}}, "xaxis2": {"anchor": "y2", "domain": [0, 0.98], "matches": "x", "showticklabels": false}, "yaxis": {"anchor": "x", "domain": [0, 0.485], "title": {"text": "avg of Taux_réussite_attendu"}}, "yaxis2": {"anchor": "x2", "domain": [0.515, 1], "matches": "y", "title": {"text": "avg of Taux_réussite_attendu"}}}}
